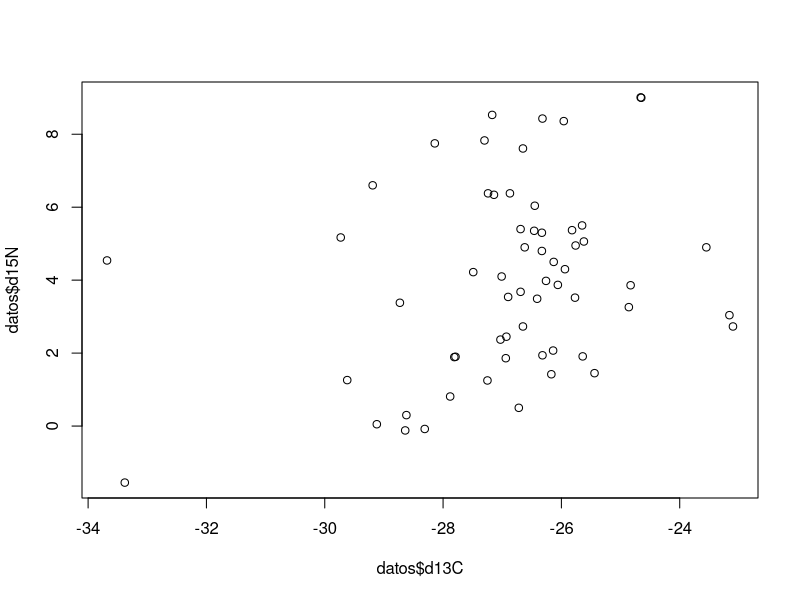

R code for this plot:
# Cargar datos desde el archivo csv.
datos <- read.csv("./datos.csv")


#  ¿Qué organismo tiene el mayor valor isotopico de δ15N?
max_dN <- max(datos$d15N)

cat("El organismo con el mayor valor isotopico de δ15N es", datos$Taxon[datos$d15N == max_dN], "del gremio", datos$Guild[datos$d15N == max_dN], ".")

  
#  ¿Hay correlacion en la variación de δ15N y δ13C?

plot(datos$d13C, datos$d15N)

shapiro.test(datos$d13C)
shapiro.test(datos$d15N)

cor(datos$d13C, datos$d15N, method = "spearman")
cor.test(datos$d13C, datos$d15N, method = "spearman") #  suppressWarnings() can be used # No se rechaza Ho, no hay correlación.

cor.test(datos$d13C, datos$d15N)

#  ¿Cuál es el valor promedio y variación de cada isotopo por cada taxa y por cada gremio alimenticio?

taxa_sd <- taxa_medias <- gremio_medias <- gremio_sd <- c()

for (isotopo in c('d13C', 'd15N')) {
  
  for (taxa_no in unique(datos$taxa_no)) {
    media <- mean(datos[[isotopo]][datos$taxa_no == taxa_no])
    desv_est <- sd(datos[[isotopo]][datos$taxa_no == taxa_no])
    
    taxa_medias <- append(taxa_medias, media)
    taxa_sd <- append(taxa_sd, desv_est)
    
    #cat("El promedio de taxa", taxa_no, "para el isotopo", isotopo, "es:", media, "\n")
  }
  #cat("\n")
  
  for (guild in unique(datos$Guild)) {
    print(guild)
    media <- mean(datos[[isotopo]][datos$Guild == guild])
    desv_est <- sd(datos[[isotopo]][datos$Guild == guild])
    
    gremio_medias <- append(gremio_medias, media)
    gremio_sd <- append(gremio_sd, desv_est)
    
    #cat("El promedio del gremio", guild, "para el isotopo", isotopo, "es:", media, "\n")
  }
  #cat("\n")
  
}


taxa_df <- data.frame(
  taxa_no <- c(unique(datos$taxa_no)),
  Media_d13C <- taxa_medias[1:10],
  SD_d13C <- taxa_sd[1:10],
  Media_d15N <- taxa_medias[11:20],
  SD_d15N <- taxa_sd[11:20]
)

nombres<- c("taxa_no","Media_d13C","SD_d13C","Media_d15N","SD_d15N")
colnames(taxa_df)<- nombres

taxa_df

gremio_df <- data.frame(
  gremio <- unique(datos$Guild),
  Media_d13C <- gremio_medias[1:4],
  SD_d13C <- gremio_sd[1:4],
  Media_d15N <- gremio_medias[5:8],
  SD_d15N <- gremio_sd[5:8]
)

nombres<- c("Gremio","Media_d13C","SD_d13C","Media_d15N","SD_d15N")
colnames(gremio_df)<- nombres

gremio_df

#  ¿Qué gremios alimenticios tienen las las mayores diferencias entre los valores isotopicos de δ15N?

min_d15N <- min(gremio_df$Media_d15N)
max_d15N <- max(gremio_df$Media_d15N)

cat("Los gremios con mayor diferencia en sus valores isotópicos promedio de δ15N son:", gremio_df$Gremio[gremio_df$Media_d15N == min_d15N], 
    "(", min_d15N,  ") y", gremio_df$Gremio[gremio_df$Media_d15N == max_d15N], "(", max_d15N, ").")

#  ¿Cuanto mayor es el valor isotopico δ13C, en promedio, de los gremios tróficos con menor y mayor valor isotopico de δ15N?

proporcion_13C <- gremio_df$Media_d13C[gremio_df$Gremio == "Detritivore-A"] / gremio_df$Media_d13C[gremio_df$Gremio == "Omnivore-A"]
proporcion_13C

proporcion_15N <- gremio_df$Media_d15N[gremio_df$Gremio == "Omnivore-A"] / gremio_df$Media_d15N[gremio_df$Gremio == "Detritivore-A"]
proporcion_15N